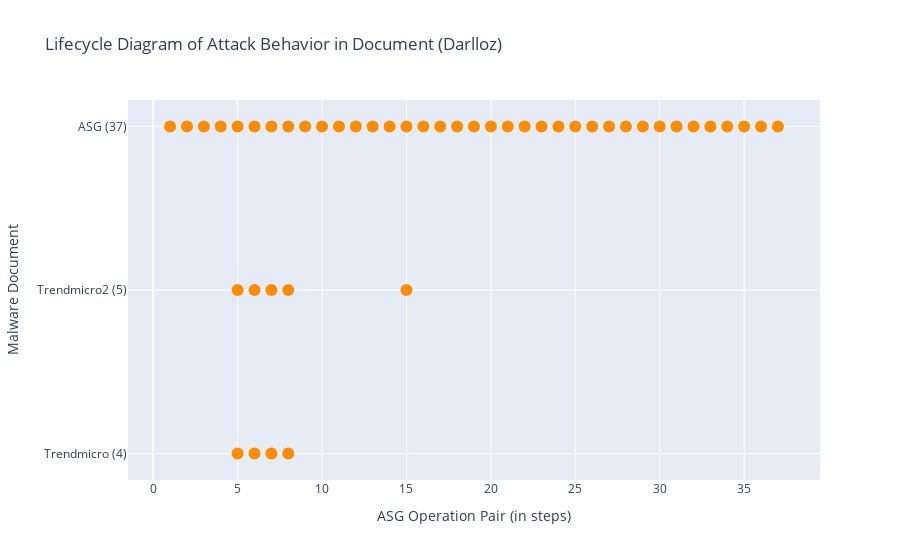

This figure's notebook cell:
### Markdown cell above
### Run Script: draw Lifecycle diagram
- 兩個 traces (legend) 一般的 OP 和 ChangeSys OP。分兩個顏色，不重疊。
- x: [a,a,a,a,b,b,b,c,c,c] 不同 report 的 step 可以放同一個 list，因為屬於同個 trace。

### Code cell
# import plotly.express as px
import plotly.graph_objects as go

def symmetric_difference(list1: list, list2: list) -> list:
    ''' return list1 - list2. '''
    s = set(list2)
    temp3 = [x for x in list1 if x not in s]
    return temp3

def draw_lifecycle(fset:FamilySet):
    familname = fset.familyname
    # reportnames = [rem.reportname for rem in fset.rem_lst if len(rem.match_regex)]

    fig = go.Figure()
    x, y = [], []
    x_sys, y_sys = [], []
    for i, rem in enumerate(fset.rem_lst):
        if len(rem.OPset_order_index) == 0:
            continue

        numOfDot = len(rem.OPset_order_index)
        reportname = rem.reportname.split('.')[0]
        reportname = reportname.split('-')[1]
        if reportname == 'Ms':
            reportname = 'Microsoft'
        reportname += f' ({numOfDot})'
        x_sys.extend(rem.SysOPset_order_index) # 改變系統設定檔的 OP
        y_sys.extend([reportname] * len(rem.SysOPset_order_index))
        current_x_normal = symmetric_difference(rem.OPset_order_index, rem.SysOPset_order_index) # 一般的/其餘的 OP
        # print(reportname, 'numOfDot', numOfDot, 'rem.OPset_order_index', rem.OPset_order_index)
        # print('x_normal', current_x_normal, 'x_sys', rem.SysOPset_order_index)
        x.extend(current_x_normal)
        y.extend([reportname] * len(current_x_normal))
        pass
    # todo: add baseline's lifecycle
    print()
    rowname = f'ASG ({len(fset.sample.OPset)})'
    current_x_system = fset.sample.OPset_sysOnly_ordered_index
    current_x_normal = symmetric_difference(list(range(len(fset.sample.OPset))), current_x_system) # all steps - sysobj steps
    # print(sorted(current_x_system)) # 只能放UPDATE的，OPEN/READ不能喔
    x_sys.extend(current_x_system)
    y_sys.extend([rowname] * len(current_x_system)) 
    x.extend(current_x_normal)
    y.extend([rowname] * len(current_x_normal))
    # print(rowname, len(fset.sample.OPset), len(current_x_system), len(current_x_normal))
    
    # normal OPs
    x = [idx+1 for idx in x] # add 1 to each asg index
    fig.add_trace(go.Scatter(
        x=x,
        y=y,
        marker=dict(color="darkorange", size=12),
        mode="markers",
        name="Normal Operation Pair",
    ))

    # changeSysObj OPs
    x_sys = x = [idx+1 for idx in x_sys]
    fig.add_trace(go.Scatter(
        x=x_sys,
        y=y_sys,
        marker=dict(color="blue", size=12),
        mode="markers",
        name="Change SR Operation Pair",
    ))

    fig.update_layout(title=f"Lifecycle Diagram of Attack Behavior in Document ({familname})",
                    xaxis_title="ASG Operation Pair (in steps)",
                    yaxis_title="Malware Document")
    fig.show()
    pass

draw_lifecycle(fset)

### Figure 1 — Plotly figure (JSON) as saved in the notebook; plotly's stock layout.template omitted (floating-point values rounded to 4 significant figures)
{"data": [{"marker": {"color": "darkorange", "size": 12}, "mode": "markers", "name": "Normal Operation Pair", "type": "scatter", "x": [8, 6, 7, 5, 8, 6, 7, 5, 15, 1, 2, 3, 4, 5, 6, 7, 8, 9, 10, 11, 12, 13, 14, 15, 16, 17, 18, 19, 20, 21, 22, 23, 24, 25, 26, 27, 28, 29, 30, 31, 32, 33, 34, 35, 36, 37], "y": ["Trendmicro (4)", "Trendmicro (4)", "Trendmicro (4)", "Trendmicro (4)", "Trendmicro2 (5)", "Trendmicro2 (5)", "Trendmicro2 (5)", "Trendmicro2 (5)", "Trendmicro2 (5)", "ASG (37)", "ASG (37)", "ASG (37)", "ASG (37)", "ASG (37)", "ASG (37)", "ASG (37)", "ASG (37)", "ASG (37)", "ASG (37)", "ASG (37)", "ASG (37)", "ASG (37)", "ASG (37)", "ASG (37)", "ASG (37)", "ASG (37)", "ASG (37)", "ASG (37)", "ASG (37)", "ASG (37)", "ASG (37)", "ASG (37)", "ASG (37)", "ASG (37)", "ASG (37)", "ASG (37)", "ASG (37)", "ASG (37)", "ASG (37)", "ASG (37)", "ASG (37)", "ASG (37)", "ASG (37)", "ASG (37)", "ASG (37)", "ASG (37)"]}, {"marker": {"color": "blue", "size": 12}, "mode": "markers", "name": "Change SR Operation Pair", "type": "scatter", "x": [], "y": []}], "layout": {"title": {"text": "Lifecycle Diagram of Attack Behavior in Document (Darlloz)"}, "xaxis": {"title": {"text": "ASG Operation Pair (in steps)"}}, "yaxis": {"title": {"text": "Malware Document"}}}}
